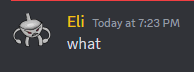
#> input picture imgfdsa.png, 194 x 72 px
$ jupyter execute main.ipynb
#> lines starting #> are read from the running program, lines starting #| are printed output that depends on the picture
[cell 1]
from  PIL  import Image, ImageFilter
from numpy import array
ASCII_CHARS = ["@", "#", "＄", "%", "?", "*", "+", ";", ":", ",", "."]

[cell 2]
# [9 lines of commented-out code are left out]

[cell 3]
def pixel_to_ascii(image):
    pixels = image.getdata()
    ascii_str = "";
    for pixel in pixels:
        ascii_str += ASCII_CHARS[pixel//25];
    return ascii_str

[cell 4]
image = Image.open('imgfdsa.png')
#> image is the input picture: PIL image 194x72 RGBA; mean R, G, B, A 59.4, 58.8, 62.8, 255
#L option is to grayscale
img_width = int(image.width)
#> img_width = 194
img_height = int(image.height)
#> img_height = 72

image = image.resize((img_width,img_height))
image = image.convert('L')
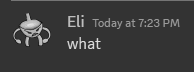
#> image: PIL image 194x72 L; min 12, max 227, mean 59.5
ascii_str = pixel_to_ascii(image)
#> the loop in pixel_to_ascii, `for pixel in pixels:` made 13968 passes
#> (pixel, ascii_str) on passes 1 to 3: (51, '＄'), (51, '＄＄'), (51, '＄＄＄')
offset = 0
while offset < len(ascii_str):
    print(ascii_str[offset: offset + img_width])
    offset +=img_width
#> this loop made 72 passes
#> offset on passes 1 to 12: 194, 388, 582, 776, 970, 1164, 1358, 1552, 1746, 1940, 2134, 2328
#> after the loop, offset = 13968


# print(ascii_str)
# width, height = image.size[0], image.size[1]
